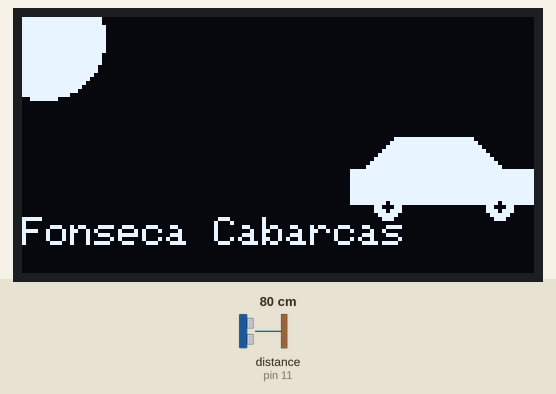
This sketch was run on a simulated Arduino Uno, built with avr-gcc and run on an emulated ATmega328P. Shown: 128×64 one-colour display. The inputs (shaded band) are chosen by the test bench; at power-on: distance to the obstacle (sensor on pin 11) 80 cm. The echo pulse lasts 58.3 µs per cm; what the sketch prints to the serial monitor is not drawn.

Above: at 1.2 s.
1.3 s: distance to the obstacle (sensor on pin 11) set to 52 cm
2.8 s: distance to the obstacle (sensor on pin 11) set to 46 cm
At 3.7 s:
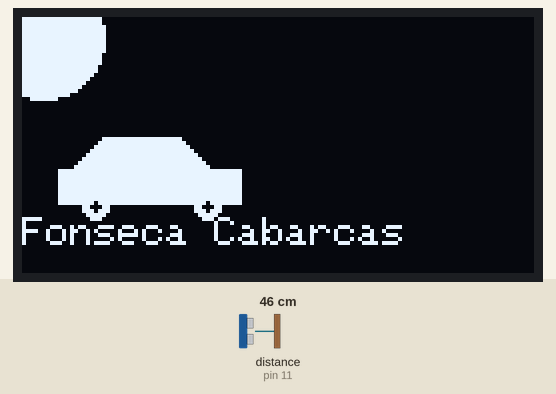
4.3 s: distance to the obstacle (sensor on pin 11) set to 18 cm
At 5.8 s:
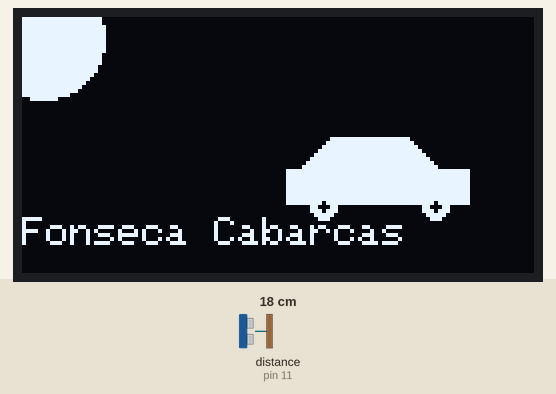
Timing chart, 0 to 7.3 s (numbered marks = the images above; inputs shaded):
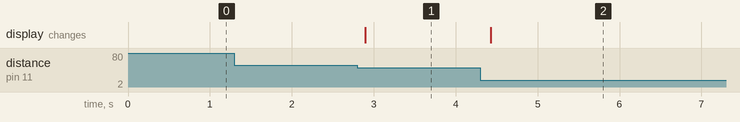

The sketch:

TP1.ino
```cpp
#include <Adafruit_SSD1306.h>
#include <splash.h>
#include <Wire.h>
#include <Adafruit_GFX.h>
#include <HCSR04.h>

#define TRIG_PIN 12
#define ECHO_PIN 11

HCSR04 hc(TRIG_PIN, ECHO_PIN);
const int MIN_READ_DIST = 10;
const int MAX_READ_DIST = 50;
const int CAR_HEIGHT = 46;
const int CAR_Y = 30;

#define SCREEN_WIDTH 128 // OLED display width, in pixels
#define SCREEN_HEIGHT 64 // OLED display height, in pixels
#define OLED_RESET     -1 // Reset pin # (or -1 if sharing Arduino reset pin)
#define SCREEN_ADDRESS 0x3C ///< See datasheet for Address; 0x3D for 128x64, 0x3C for 128x32

Adafruit_SSD1306 display(SCREEN_WIDTH, SCREEN_HEIGHT, &Wire, OLED_RESET);

void setup() {
  // put your setup code here, to run once:
  Serial.begin(115200);

  if (!display.begin(SSD1306_SWITCHCAPVCC, 0x3C)) {
    Serial.println("Erreur : écran non détecté");
    while (true); // bloque si l'écran n'est pas trouvé
  }

  display.setTextSize(1);       // taille du texte
  display.setTextColor(SSD1306_WHITE);
}

void loop() {

  unsigned long ct = millis();
  display.clearDisplay();
  drawSun();
  drawName();
  animateCar(ct);
  display.display();

}

int sonar(unsigned long ct){

  static unsigned long lastTimeRead = 0;
  static unsigned long lastTimePrint = 0;
  const int READ_RATE = 100;
  const int PRINT_RATE = 250;
  static int lastVal = -1;
  int distance = 0;

  if(ct - lastTimeRead >= READ_RATE){
    lastTimeRead = ct;
    distance = hc.dist();
  }

  if(distance < MIN_READ_DIST || distance >= MAX_READ_DIST){
    distance = lastVal;
  }else{
    lastVal = distance;
  }

  if(ct - lastTimePrint >= PRINT_RATE){
    lastTimePrint = ct;
    Serial.print("Distance: ");
    Serial.print(distance);
    Serial.println("cm");
  }

  return distance;
}

void drawSun(){
  display.fillCircle(5, 5, 15, SSD1306_WHITE);
}

void drawCar(int x, int y) {
  // Carrosserie (rectangle principal)
  display.fillRect(x, y + 8, CAR_HEIGHT, 9, SSD1306_WHITE);

  // Toit / habitacle (trapèze via un rectangle + triangles)
  display.fillRect(x + 11, y, 19, 8, SSD1306_WHITE);
  display.fillTriangle(x + 11, y + 8, x + 11, y, x + 3, y + 8, SSD1306_WHITE);  // pente avant
  display.fillTriangle(x + 30, y + 8, x + 30, y, x + 38, y + 8, SSD1306_WHITE); // pente arrière

  // Roues
  display.fillCircle(x + 9, y + 17, 3, SSD1306_WHITE);
  display.fillCircle(x + 37, y + 17, 3, SSD1306_WHITE);

  // Centre des roues (effet "jante")
  display.fillCircle(x + 9, y + 17, 1, SSD1306_BLACK);
  display.fillCircle(x + 37, y + 17, 1, SSD1306_BLACK);
}

void animateCar(unsigned long ct){

  static unsigned long previousTime = 0;
  const int REFRESH_RATE = 100;
  int distance = sonar(ct);

  int carX;


  if(!(distance < MIN_READ_DIST || distance >= MAX_READ_DIST)){
    carX = map(distance, MIN_READ_DIST, MAX_READ_DIST, SCREEN_WIDTH - CAR_HEIGHT, 0);
    drawCar(carX, CAR_Y);
  }else{
    drawCar(SCREEN_WIDTH - CAR_HEIGHT, CAR_Y);
    Serial.println("ça rentre");
  }
}

void drawName(){
  display.setCursor(0, 50);      // position du texte
  display.println("Fonseca Cabarcas");
}
```

Measured:
- the behaviour switches between 50 and 49 cm on distance to the obstacle (sensor on pin 11) (found by bisection; images 0 and 1)
- after the input at 1.3 s, every drawn part: stays the same
- after the input at 2.8 s, the display: changes after 0.10 s (image 1)
- after the input at 4.3 s, the display: changes after 0.13 s (image 2)
